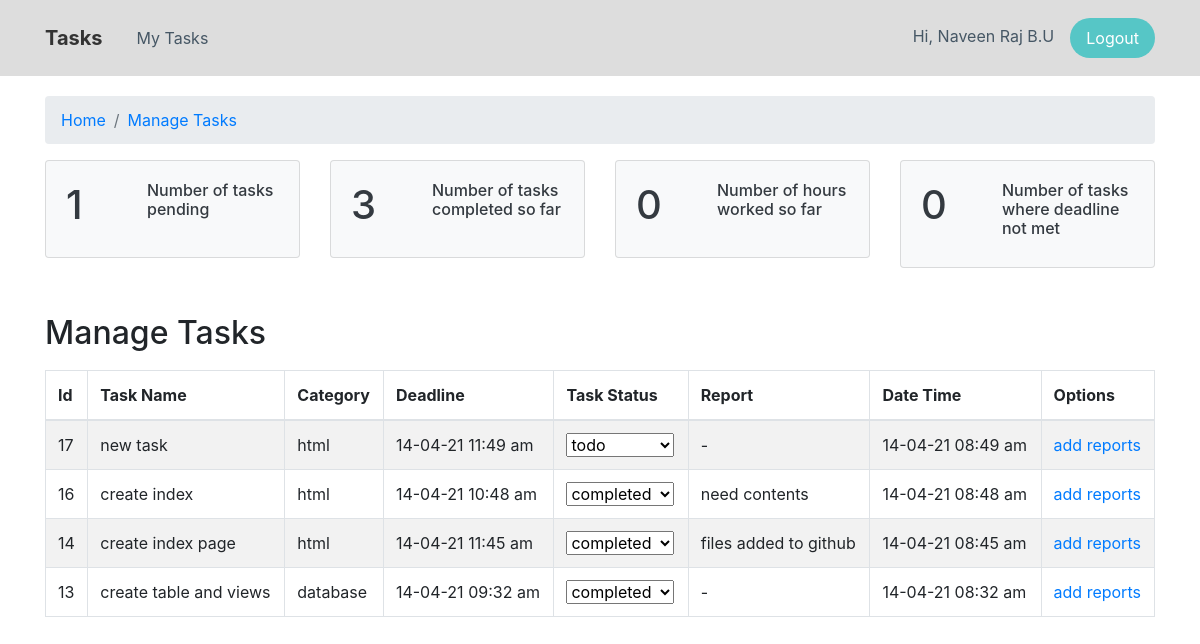
The page /employee-tasks.php (signed in) on the database its author committed.
### tables this page shows
CREATE TABLE `tasks` (
  `id` int(20) NOT NULL,
  `employee_id` int(20) NOT NULL,
  `task_name` varchar(80) NOT NULL,
  `estimated_time` int(20) NOT NULL,
  `completed_time` int(20) DEFAULT NULL,
  `category` varchar(50) DEFAULT NULL,
  `task_status` varchar(50) NOT NULL,
  `report` varchar(100) DEFAULT NULL,
  `date_time` datetime NOT NULL
);

### EmployeeClass.php (called while the page is built, shortened)
<?php
class EmployeeClass extends Main
{
    public function __construct()
    {
        include 'config/config.php';
        $this->mysqli = $mysqli;
    }
    public function get_employee_tasks(){
        $id = $_SESSION['employee_id'];
        $tasks = mysqli_query($this->mysqli,"Select * from tasks where employee_id = '$id' order by id desc");
        return $tasks;
    }
    public function get_reports(){
        $id = $_SESSION['employee_id'];
        $query = "Select
                  sum(case when task_status != 'completed' then 1 else 0 end) as tasks_pending,
                  sum(case when task_status = 'completed' then 1 else 0 end) as tasks_completed,
                  sum(completed_time) as total_worked_hrs,
                  sum(case when completed_time > estimated_time then 1 else 0 end) as deadline_not_met
                  from tasks where employee_id = '$id'";
        $report = mysqli_query($this->mysqli,$query);
        return $report;
    }
}

### employee-tasks.php (the view, shortened to what this page needs)
<?php
require_once "EmployeeClass.php";
$employee = new EmployeeClass();
$tasks = $employee->get_employee_tasks();
$overall = mysqli_fetch_assoc($employee->get_reports());
?>
<!DOCTYPE html>
<html lang="en">
<head>
    <link rel="stylesheet" href="assets/bootstrap/css/bootstrap.min.css">
    <link rel="stylesheet" href="assets/css/styles.css">
</head>
<body>
<?include_once "navigation.php"?>
<section>
    <div class="container">
        <ol class="breadcrumb" style="margin-top: 20px;">
            <li class="breadcrumb-item"><a href="index.php"><span>Home</span></a></li>
            <li class="breadcrumb-item"><a href="#"><span>Manage Tasks</span></a></li>
        </ol>
    </div>
</section>
<div class="container">
    <div class="row">
        <div class="col-md-3">
            <div class="card text-dark bg-light mb-3" style="max-width: 18rem;">
                <div class="card-body">
                    <div class="row">
                        <div class="col-4">
                            <h1 id="tasks-pending"><?=$overall['tasks_pending']?></h1>
                        </div>
                        <div class="col-8">
                            <h6>Number of tasks pending</h6>
                        </div>
                    </div>
                </div>
            </div>
        </div>
        <div class="col-md-3">
            <div class="card text-dark bg-light mb-3" style="max-width: 18rem;">
                <div class="card-body">
                    <div class="row">
                        <div class="col-4">
                            <h1 id="tasks-completed"><?=$overall['tasks_completed']?></h1>
                        </div>
                        <div class="col-8">
                            <h6>Number of tasks completed so far</h6>
                        </div>
                    </div>
                </div>
            </div>
        </div>
        <div class="col-md-3">
            <div class="card text-dark bg-light mb-3" style="max-width: 18rem;">
                <div class="card-body">
                    <div class="row">
                        <div class="col-4">
                            <h1 id="total-hrs"><?=$overall['total_worked_hrs']?></h1>
                        </div>
                        <div class="col-8">
                            <h6>Number of hours worked so far</h6>
                        </div>
                    </div>
                </div>
            </div>
        </div>
        <div class="col-md-3">
            <div class="card text-dark bg-light mb-3" style="max-width: 18rem;">
                <div class="card-body">
                    <div class="row">
                        <div class="col-4">
                            <h1 id="deadline"><?=$overall['deadline_not_met']?></h1>
                        </div>
                        <div class="col-8">
                            <h6>Number of tasks where deadline not met</h6>
                        </div>
                    </div>
                </div>
            </div>
        </div>
    </div>
</div>
<section>
    <div class="container" style="margin-top: 20px;margin-bottom: 20px;">
        <h2 style="padding: 10px 0">Manage Tasks</h2><table id="example" class="table table-striped table-bordered" cellspacing="0" width="100%">
            <thead>
            <tr>
                <th>Id</th>
                <th>Task Name</th>
                <th>Category</th>
                <th>Deadline</th>
                <th>Task Status</th>
                <th>Report</th>
                <th>Date Time</th>
                <th>Options</th>
            </tr>
            </thead>
            <tbody>
            <?if($tasks):?>
                <?while ($row = mysqli_fetch_assoc($tasks)):?>
                    <tr>
                        <td><?=$row['id']?></td>
                        <td><?=$row['task_name']?></td>
                        <td><?=$row['category']?></td>
                        <td><?=date("d-m-y h:i a",strtotime($row['date_time']." +".$row['estimated_time']." hour"))?></td>
                        <td>
                            <select id="taskstatus-<?=$row['id']?>" name="task_status" onchange="ChangeStatus(this,<?=$row['id']?>)">
                                <option value="todo">todo</option>
                                <option value="completed">completed</option>
                            </select>
                        </td>
                        <td><?=(is_null($row['report']))?"-":$row['report']?></td>
                        <td><?=date("d-m-y h:i a",strtotime($row['date_time']))?></td>
                        <td><a class="table-links" href="add-reports.php?id=<?=$row['id']?>">add reports</a></td>
                    </tr>
                <?endwhile;?>
            <?endif;?>
            </tbody>
        </table>
    </div>
</section>
</body>
</html>

### rows shown on the page
tasks: id "17", task_name "new task", category "html", date_time+estimated_time "14-04-21 11:49 am", task_status "todo", date_time "14-04-21 08:49 am"
tasks: id "16", task_name "create index", category "html", date_time+estimated_time "14-04-21 10:48 am", task_status "completed", report "need contents", date_time "14-04-21 08:48 am"
tasks: id "14", task_name "create index page", category "html", date_time+estimated_time "14-04-21 11:45 am", task_status "completed", report "files added to github", date_time "14-04-21 08:45 am"
tasks: id "13", task_name "create table and views", category "database", date_time+estimated_time "14-04-21 09:32 am", task_status "completed", date_time "14-04-21 08:32 am"

### other values the page prints
$_SESSION['employee_name'] "Naveen Raj B.U"
$overall['tasks_pending'] "1"
$overall['tasks_completed'] "3"
$overall['total_worked_hrs'] "0"
$overall['deadline_not_met'] "0"
